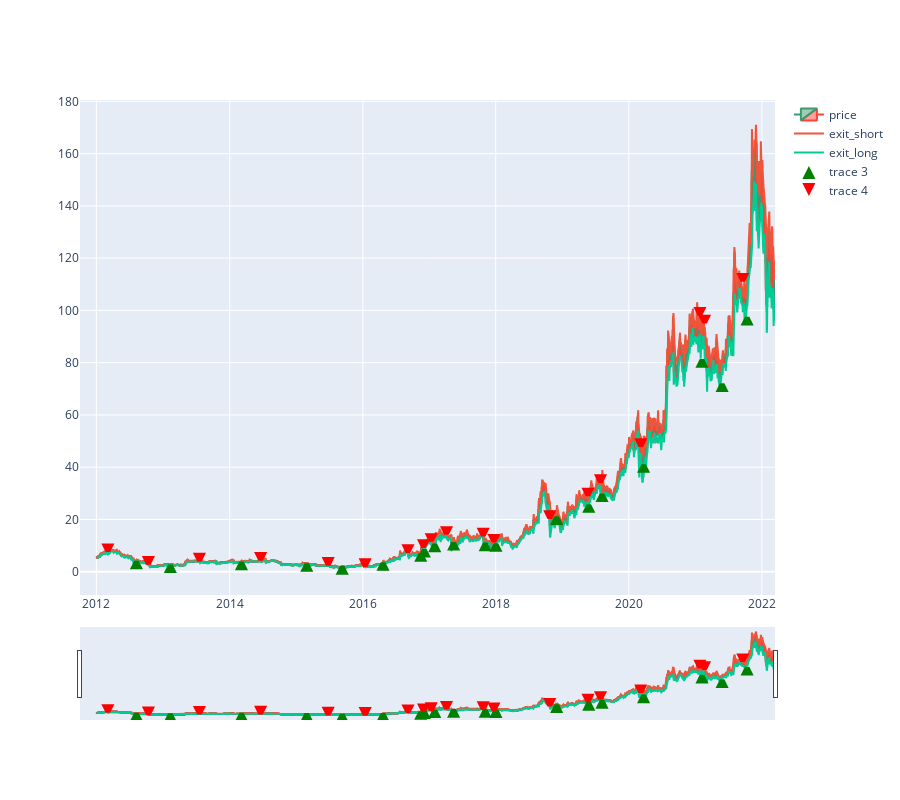

Notebook code for this chart:
### Code cell
def plot_candlestick(df, buy_dates=None, sell_dates=None):
    import plotly.graph_objects as go

    fig = go.Figure(data=[go.Candlestick(x=df.index,
                    open=df.open,
                    high=df.high,
                    low=df.low,
                    close=df.close, name='price')])

    fig.add_trace(go.Line(x=df.index, y=df['exit_short'], name='exit_short'))
    fig.add_trace(go.Line(x=df.index, y=df['exit_long'], name='exit_long'))

    scatter_buy = df.loc[buy_dates]
    scatter_sell = df.loc[sell_dates]

    fig.add_trace(go.Scatter(x=scatter_buy.index, y=scatter_buy.close*0.90, marker_symbol='arrow-up', mode='markers',marker=dict(
            size=5,
            line=dict(
                color='Green',
                width=5
            ))))
    fig.add_trace(go.Scatter(x=scatter_sell.index, y=scatter_sell.close*1.10, marker_symbol='arrow-down', mode='markers',marker=dict(
            size=5,
            line=dict(
                color='Red',
                width=5
            ))))


    fig.update_xaxes(
            rangeslider_visible=True,
            rangebreaks=[
                # NOTE: Below values are bound (not single values), ie. hide x to y
                dict(bounds=["sat", "mon"]),  # hide weekends, eg. hide sat to before mon
                # dict(bounds=[16, 9.5], pattern="hour"),  # hide hours outside of 9.30am-4pm
                # dict(values=["2019-12-25", "2020-12-24"])  # hide holidays (Christmas and New Year's, etc)
            ]
        )
    
    fig.update_layout(autosize=True, height=800)

    return fig.show()
plot_candlestick(new_df, buy_dates, sell_dates)

### Figure 1 — Plotly figure (JSON) as saved in the notebook; plotly's stock layout.template omitted (floating-point values rounded to 4 significant figures; data arrays with more than 128 entries replaced by an {"elided": "..."} marker saying what was removed)
{"data": [{"close": {"elided": "2576 float values"}, "high": {"elided": "2576 float values"}, "low": {"elided": "2576 float values"}, "name": "price", "open": {"elided": "2576 float values"}, "type": "candlestick", "x": {"elided": "2576 str values"}}, {"name": "exit_short", "type": "scatter", "x": {"elided": "2576 str values"}, "y": {"elided": "2576 float values"}}, {"name": "exit_long", "type": "scatter", "x": {"elided": "2576 str values"}, "y": {"elided": "2576 float values"}}, {"marker": {"line": {"color": "Green", "width": 5}, "size": 5, "symbol": "arrow-up"}, "mode": "markers", "type": "scatter", "x": ["2012-08-08T00:00:00", "2013-02-11T00:00:00", "2014-03-07T00:00:00", "2015-03-02T00:00:00", "2015-09-11T00:00:00", "2016-04-22T00:00:00", "2016-11-16T00:00:00", "2016-12-06T00:00:00", "2017-02-01T00:00:00", "2017-05-16T00:00:00", "2017-11-06T00:00:00", "2018-01-03T00:00:00", "2018-12-03T00:00:00", "2019-05-28T00:00:00", "2019-08-08T00:00:00", "2020-03-24T00:00:00", "2021-02-08T00:00:00", "2021-05-28T00:00:00", "2021-10-13T00:00:00"], "y": [3.816, 2.376, 3.483, 2.853, 1.764, 3.231, 6.66, 8.271, 10.33, 10.98, 10.73, 10.49, 20.77, 25.43, 29.52, 40.73, 80.95, 71.66, 97.1]}, {"marker": {"line": {"color": "Red", "width": 5}, "size": 5, "symbol": "arrow-down"}, "mode": "markers", "type": "scatter", "x": ["2012-03-05T00:00:00", "2012-10-12T00:00:00", "2013-07-19T00:00:00", "2014-06-20T00:00:00", "2015-06-26T00:00:00", "2016-01-15T00:00:00", "2016-09-07T00:00:00", "2016-12-01T00:00:00", "2017-01-12T00:00:00", "2017-04-06T00:00:00", "2017-10-25T00:00:00", "2017-12-22T00:00:00", "2018-10-25T00:00:00", "2019-05-23T00:00:00", "2019-07-31T00:00:00", "2020-03-09T00:00:00", "2021-01-27T00:00:00", "2021-02-22T00:00:00", "2021-09-20T00:00:00"], "y": [7.942, 3.113, 4.389, 4.642, 2.728, 2.266, 7.634, 9.515, 11.86, 14.56, 13.95, 11.62, 20.64, 29.28, 34.41, 48.17, 98.46, 95.44, 111.4]}], "layout": {"autosize": true, "height": 800, "xaxis": {"rangebreaks": [{"bounds": ["sat", "mon"]}], "rangeslider": {"visible": true}}}}
